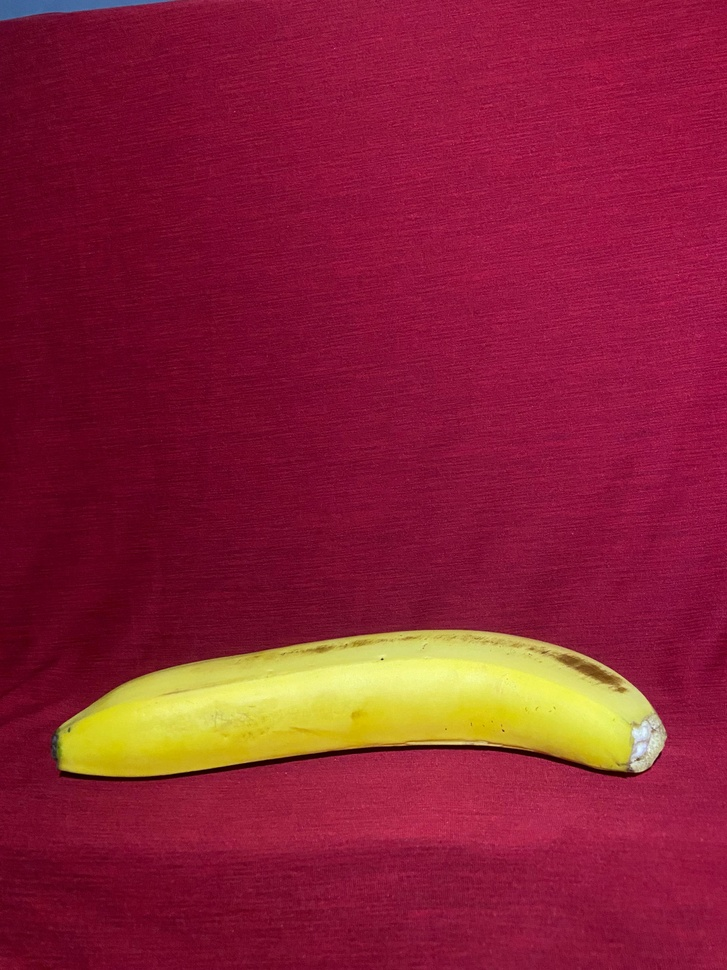
#> input picture codes/images/banana_iluminada.jpeg, 727 x 970 px, shrunk from 3024 x 4032 before the run
$ python tarea_1_sistemas_iluminacion_banana.py
#> lines starting #> are read from the running program, lines starting #| are printed output that depends on the picture; after the words box and inside, x2 and y2 are one past the last pixel; in counts of white or black regions, pixels touching at a corner belong together; long printed decimals are rounded
### codes/my_functions.py
import numpy as np
import cv2

def readImage(path,type):
#> called with path = 'images/banana_iluminada.jpeg', type = 1
    return cv2.imread(path,type)
#> returned value is the input picture: shape (970, 727, 3); mean B, G, R 54.1, 32.3, 139.4
#> call 2 of readImage, with path = 'images/banana_iluminada.jpeg', type = 0
#> in readImage (call 2), `return cv2.imread(path,type)`:
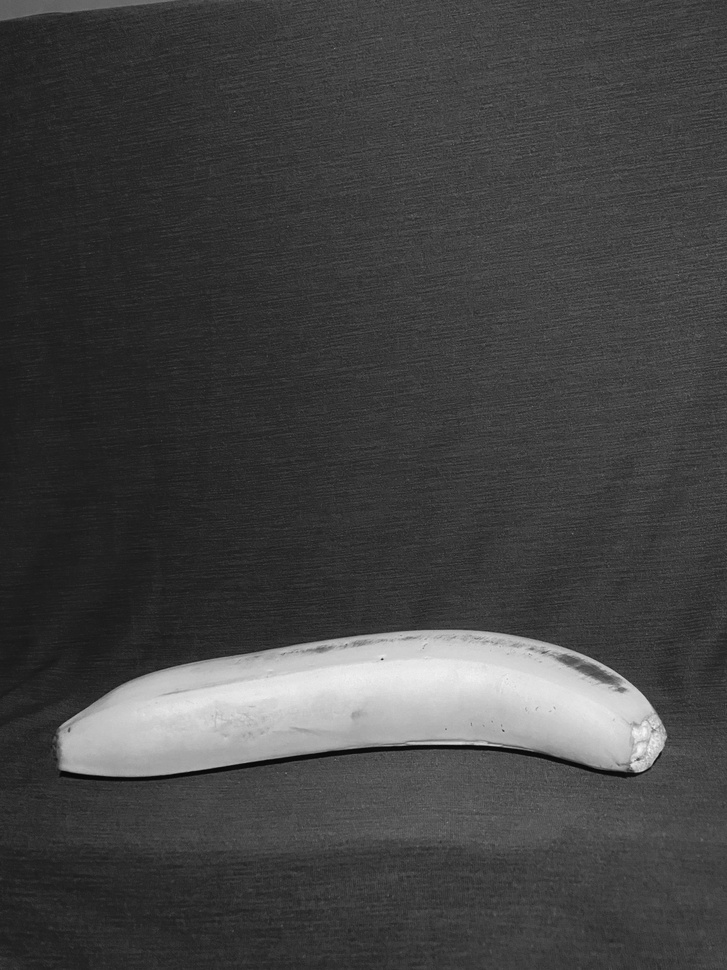
#> returned value: shape (970, 727); min 3, max 250, mean 66.8

def showImage(name,image, size=(700,900)):
#> called with name = 'Imagen a escala de grises', size = (700, 900)
    cv2.imshow(name,cv2.resize(image, size))

def closeImage(t):
    cv2.waitKey(t) # espera hasta que se presione una tecla
    cv2.destroyAllWindows # cierra todas las ventanas abiertas

def binaryImageGray(imageGray, threshold=128,Type=cv2.THRESH_BINARY):
    # Obtener dimensiones correctas de imageGray
#> called with threshold = 155, Type = 0
    h, w = imageGray.shape
#> h = 970; w = 727
    return cv2.threshold(imageGray, threshold, 255, Type)[1] #INVESTIGAR QUÉ HACE Y CÓMO FUNCIONA ESTA FUNCIÓN
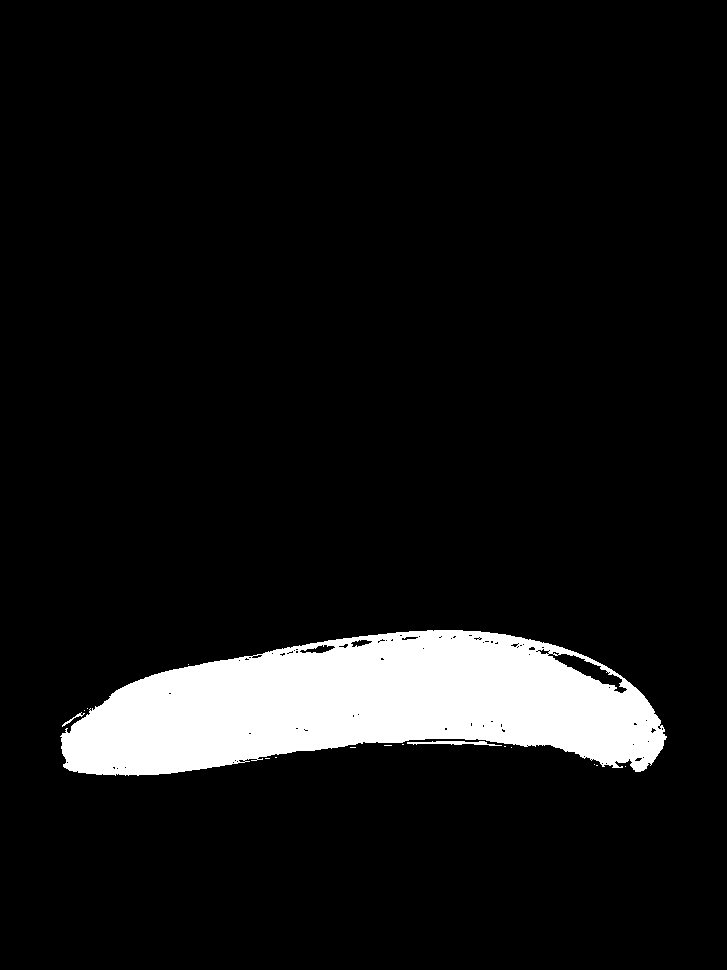
#> returned value: shape (970, 727); 8.2% white; 16 white regions (13 under 20 px), largest, box (x1, y1, x2, y2) and area: (60, 630, 667, 776) 57651, (407, 741, 502, 746) 241, (62, 712, 85, 727) 53

# [10 lines left out: functions binaryImageColor, binaryImageColorBGR, not called in this run]
    #Al momento de identificar algo siempre debe ser blanco el objetivo, por lo cual si no aparece así uso

# bgr del profe------------------------------------------------
def binaryImageColorBgr2(img,val_min,val_max):
    return cv2.inRange(img,val_min,val_max)

def binaryImageColorHsv (img,val_min,val_max):
    img_hsv= cv2.cvtColor(img,cv2.COLOR_BGR2HSV) #Leo la imagen a color y la paso a HSV
    return cv2.inRange(img_hsv,val_min,val_max)

# conversor de imagenes BGR a HSV
def convertBgrToHsv(img):
    return cv2.cvtColor(img,cv2.COLOR_BGR2HSV)

#conversor de imagenes GRAY a BGR
def convertGrayToColor(img):
    return cv2.cvtColor(img,cv2.COLOR_GRAY2BGR)

# [17 lines left out: functions createTrackbar, getTrackbarValues, not called in this run]

### codes/tarea_1_sistemas_iluminacion_banana.py
import numpy as np
import cv2
import math

#usar funciones de otro archivo
import my_functions


if __name__ == "__main__":


    # ajo iluminado--------------------------------------------------------------
    path="images/banana_iluminada.jpeg"
    imageColor = my_functions.readImage(path,1)  # Leer imagen a color
    imageGray = my_functions.readImage(path,0)  # Leer imagen en escala de grises
    my_functions.showImage("Imagen a escala de grises", imageGray) # Mostrar imagen en escala de grises
    my_functions.closeImage(0)
    ## -------------------------------Conversión a binario------------------------------

    imageBinary = my_functions.binaryImageGray(imageGray,155,cv2.THRESH_BINARY) # Convertir imagen de gris a binario
    my_functions.showImage("Imagen binaria", imageBinary) # Mostrar imagen binaria
    my_functions.closeImage(0)

    h,w=imageBinary.shape[:2]
#> h = 970; w = 727
    # Guardar la imagen binaria
    cv2.imwrite("images/ajo_binario.jpeg", imageBinary)


    # -------------------------------Encontrar contornos y ejes sin herramientas de cv2------------------------------
    #vector horizonal
    v_h=[]
    #vector vertical
    v_v=[]
    #vector horizonal
    v_h2=[]
    #vector vertical
    v_v2=[]

# recorer la imagen binaria por filas y columnas
    for i in range(h):
        for j in range(w):
            if imageBinary[i,j]==255 and imageBinary[i,j-4]!=0 and imageBinary[i,j+4] != 0 and imageBinary[i-4,j]!=0 and imageBinary[i+4,j]!=0:  # Pixel blanco
                v_h.append(j)  # Guardar la posición horizontal
                v_v.append(i)  # Guardar la posición vertical


# recorrer la imagen binaria por columnas y filas
    for j in range(w):
        for i in range(h):
            if imageBinary[i,j]==255 and imageBinary[i,j-4]!=0 and imageBinary[i,j+4] != 0 and imageBinary[i-4,j]!=0 and imageBinary[i+4,j]!=0:  # Pixel blanco
                v_h2.append(j)  # Guardar la posición horizontal
                v_v2.append(i)  # Guardar la posición vertical
    # search the biggest difference in horizontal and vertical vectors substracting consecutive elements


    # take last value of vertical and horizontal vectors
    cv2.line(imageColor,(v_h[0],v_v[0]),(v_h[-1],v_v[-1]),(255, 0, 0), 10)
    cv2.line(imageColor,(v_h2[0],v_v2[0]),(v_h2[-1],v_v2[-1]),(0, 0, 255), 10)
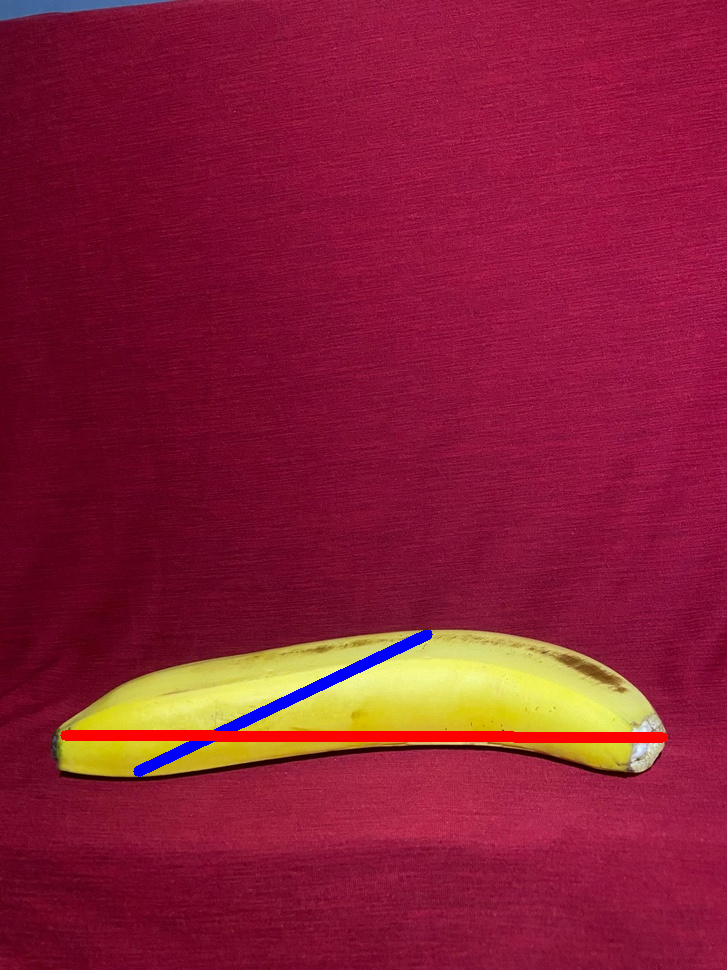
#> imageColor: shape (970, 727, 3); mean B, G, R 54.5, 29.5, 138.8

    my_functions.showImage("Ejes dibujados sin cv2", imageColor)
    my_functions.closeImage(0)

    # formula distancia entre dos puntos
    distancia_eje1 = math.sqrt((v_h[-1] - v_h[0])**2 + (v_v[-1] - v_v[0])**2)
#> distancia_eje1 = 319.8
    distancia_eje2 = math.sqrt((v_h2[-1] - v_h2[0])**2 + (v_v2[-1] - v_v2[0])**2)
#> distancia_eje2 = 597

    if distancia_eje1>distancia_eje2:
        print("Eje mayor:", distancia_eje1)
        print("Eje menor:", distancia_eje2)
    else:
        print("Eje mayor:", distancia_eje2)
#| Eje mayor: 597.003
        print("Eje menor:", distancia_eje1)
#| Eje menor: 319.828

$ run again, with codes/images/WhatsApp Image 2026-01-30 at 19.41.07 (1).jpeg copied over codes/images/banana_iluminada.jpeg
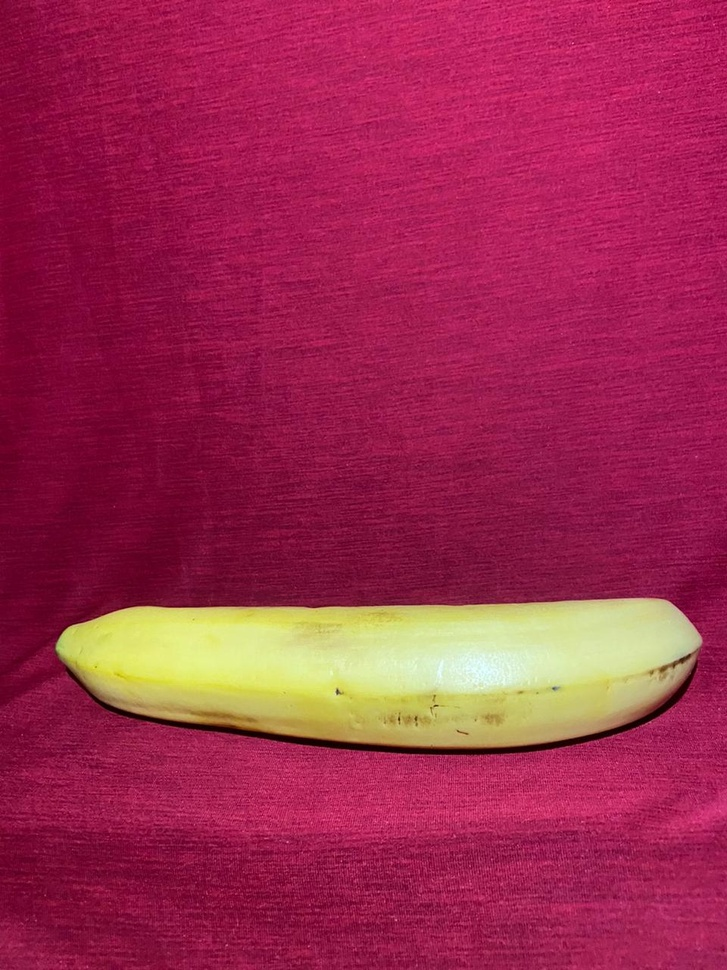
#> input picture codes/images/WhatsApp Image 2026-01-30 at 19.41.07 (1).jpeg, 727 x 970 px, shrunk from 960 x 1280 before the run
#> in readImage, returned value is the input picture: shape (970, 727, 3); mean B, G, R 78.9, 42.9, 158.4
#> in binaryImageGray, `return cv2.threshold(imageGray, threshold, 255, Type)[1]`:
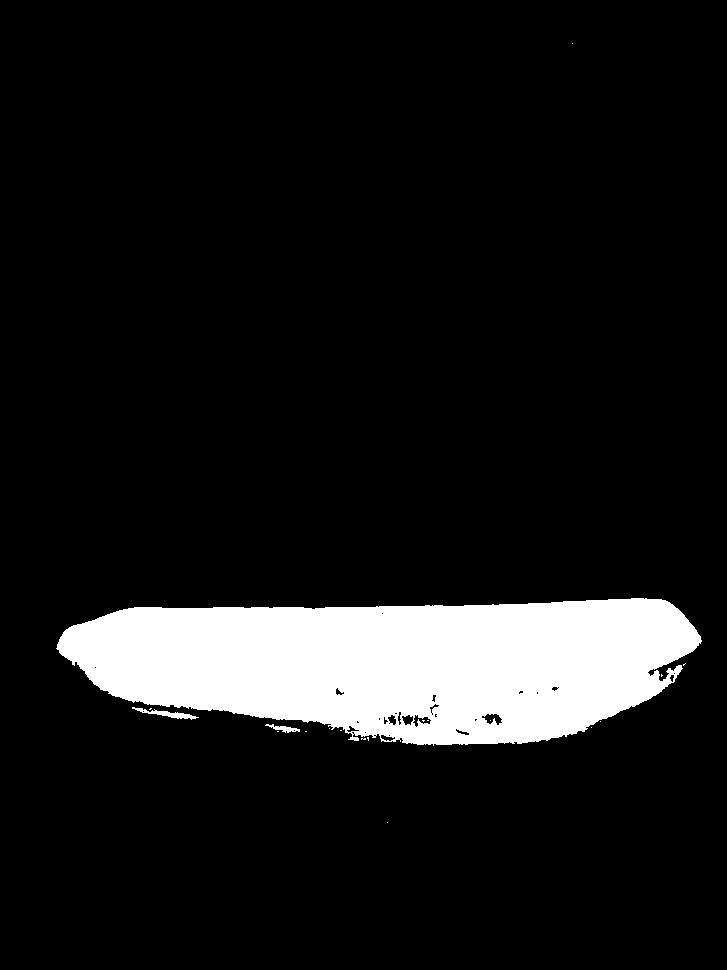
#> returned value: shape (970, 727); 10% white; 19 white regions (16 under 20 px), largest, box (x1, y1, x2, y2) and area: (56, 598, 702, 746) 69755, (132, 707, 199, 720) 263, (265, 724, 300, 733) 130
#> `cv2.line(imageColor,(v_h2[0],v_v2[0]),(v_h2[-1],v_v2[-1]),(0, 0, 255),..`:
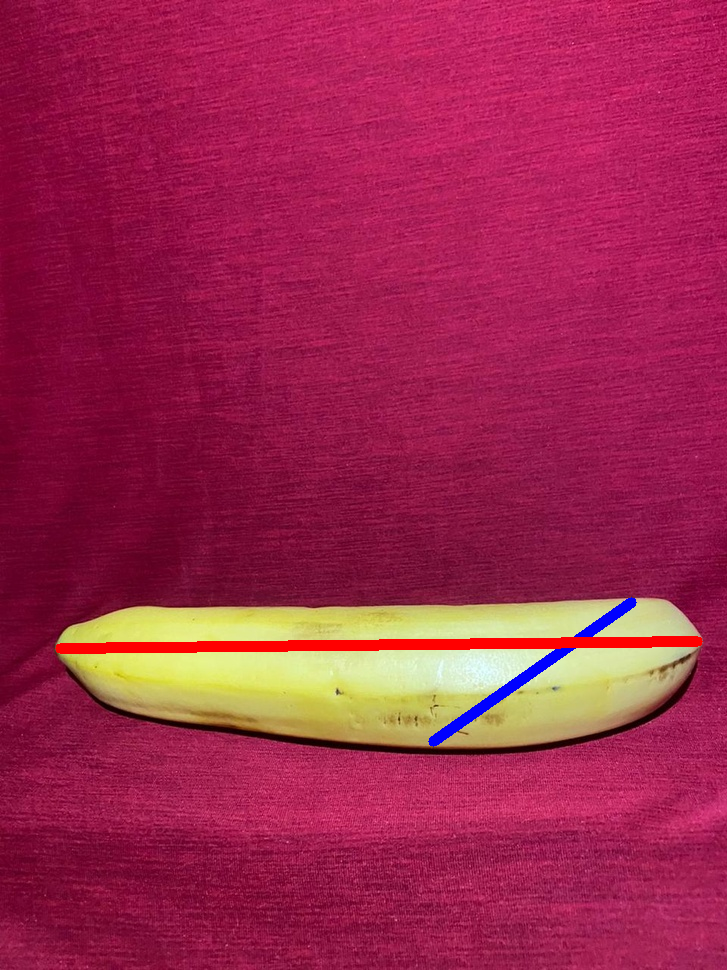
#> imageColor: shape (970, 727, 3); mean B, G, R 77.8, 39.8, 158
#| Eje mayor: 637.038
#| Eje menor: 241.919

$ run again, with codes/images/WhatsApp Image 2026-01-30 at 19.41.08 (1).jpeg copied over codes/images/banana_iluminada.jpeg
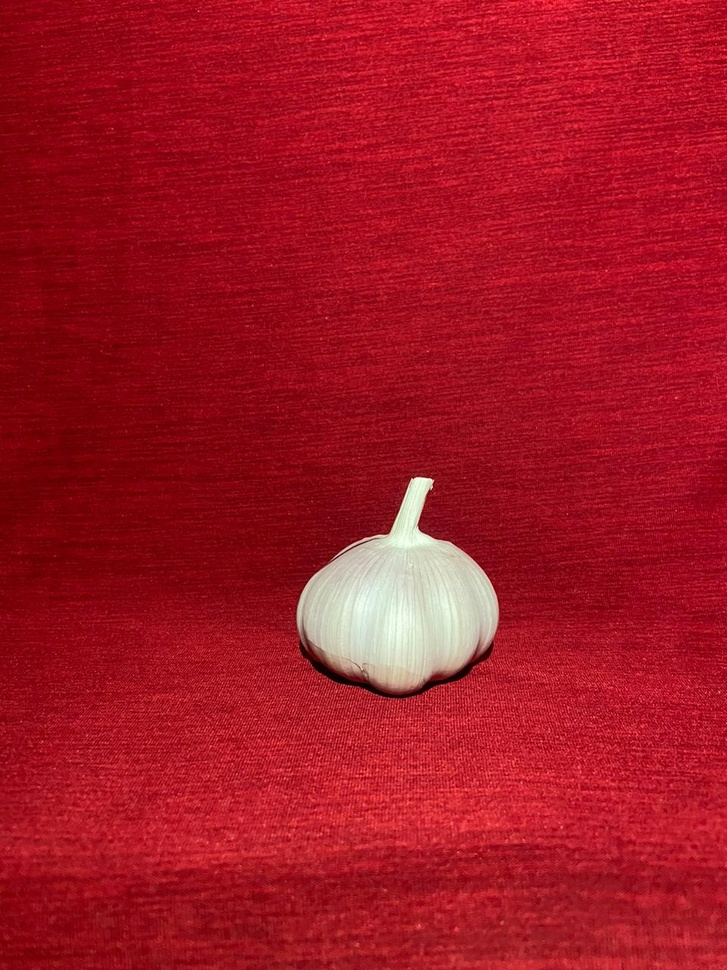
#> input picture codes/images/WhatsApp Image 2026-01-30 at 19.41.08 (1).jpeg, 727 x 970 px, shrunk from 960 x 1280 before the run
#> in readImage, returned value is the input picture: shape (970, 727, 3); mean B, G, R 36, 22.2, 162.5
#> in binaryImageGray, `return cv2.threshold(imageGray, threshold, 255, Type)[1]`:
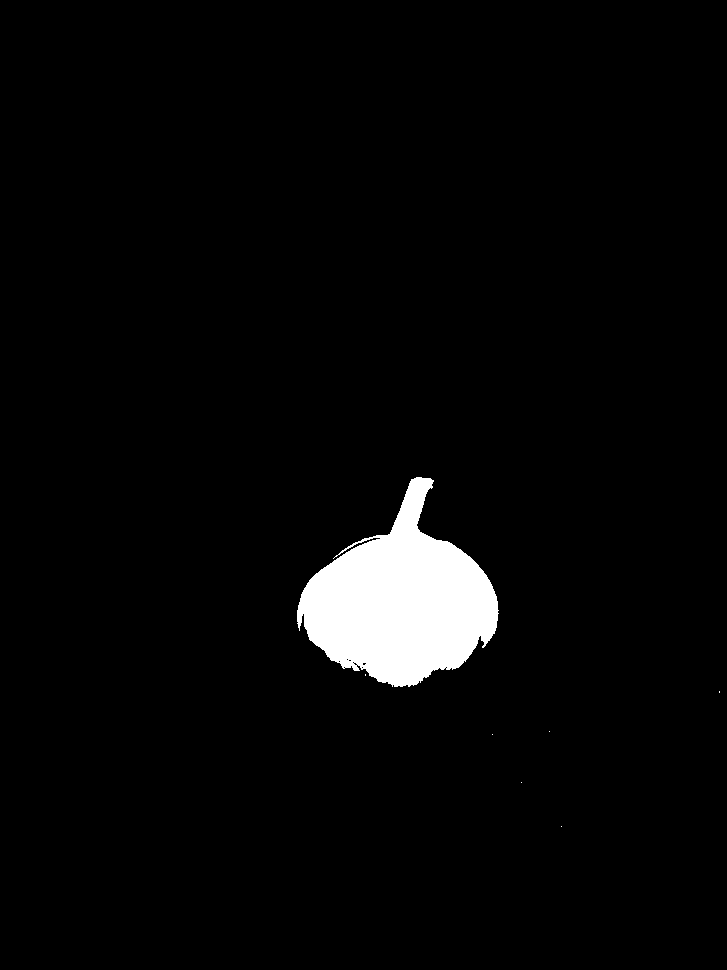
#> returned value: shape (970, 727); 3.4% white; 7 white regions (6 under 20 px), largest, box (x1, y1, x2, y2) and area: (297, 477, 499, 687) 23721
#> `cv2.line(imageColor,(v_h2[0],v_v2[0]),(v_h2[-1],v_v2[-1]),(0, 0, 255),..`:
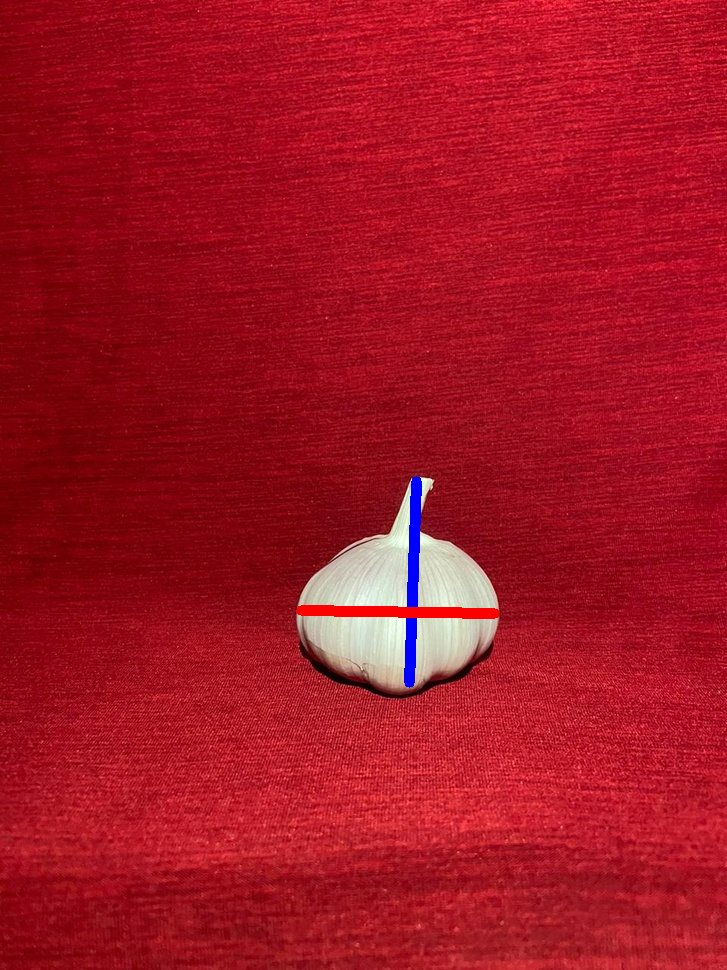
#> imageColor: shape (970, 727, 3); mean B, G, R 35.5, 20.8, 162
#| Eje mayor: 201.122
#| Eje menor: 193.023
